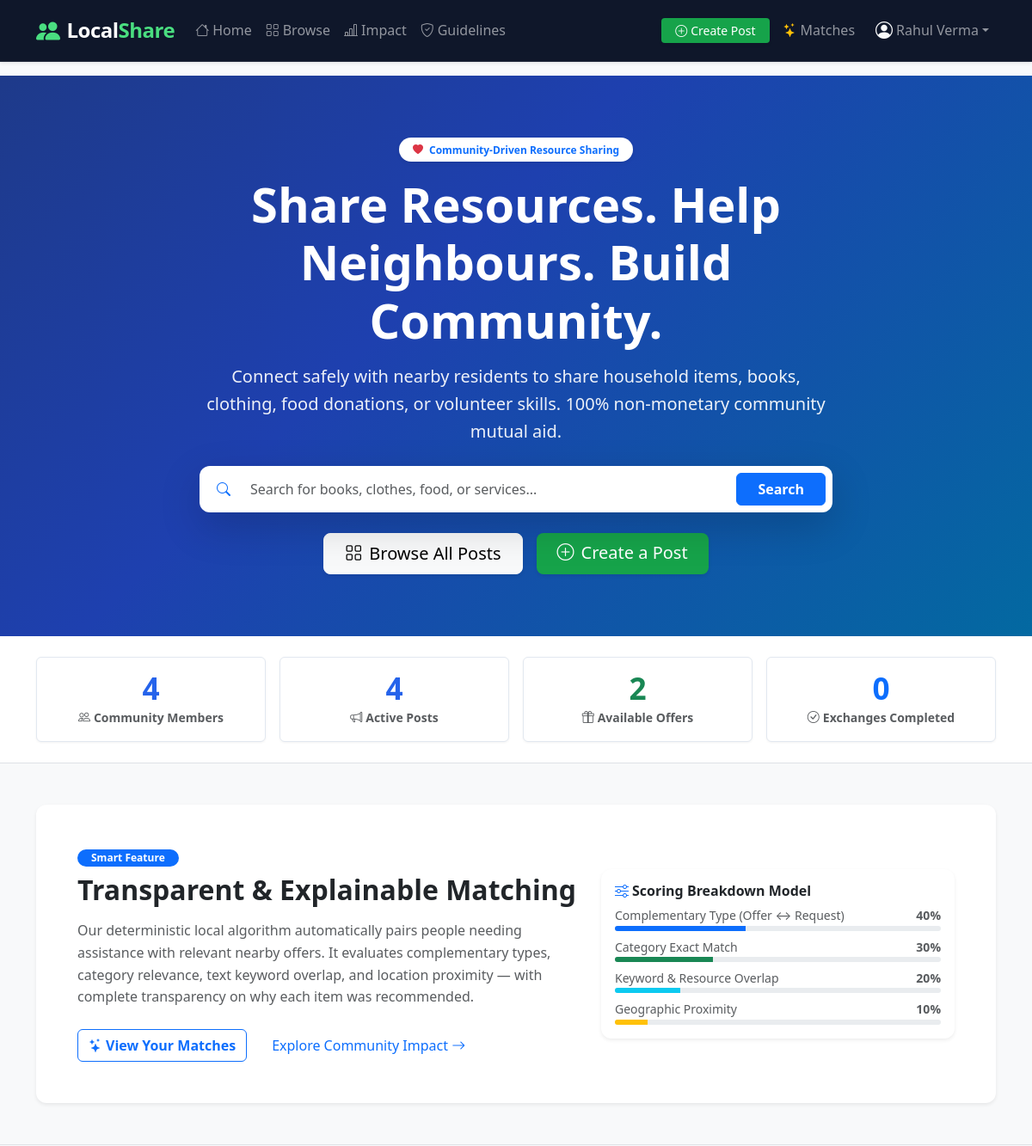
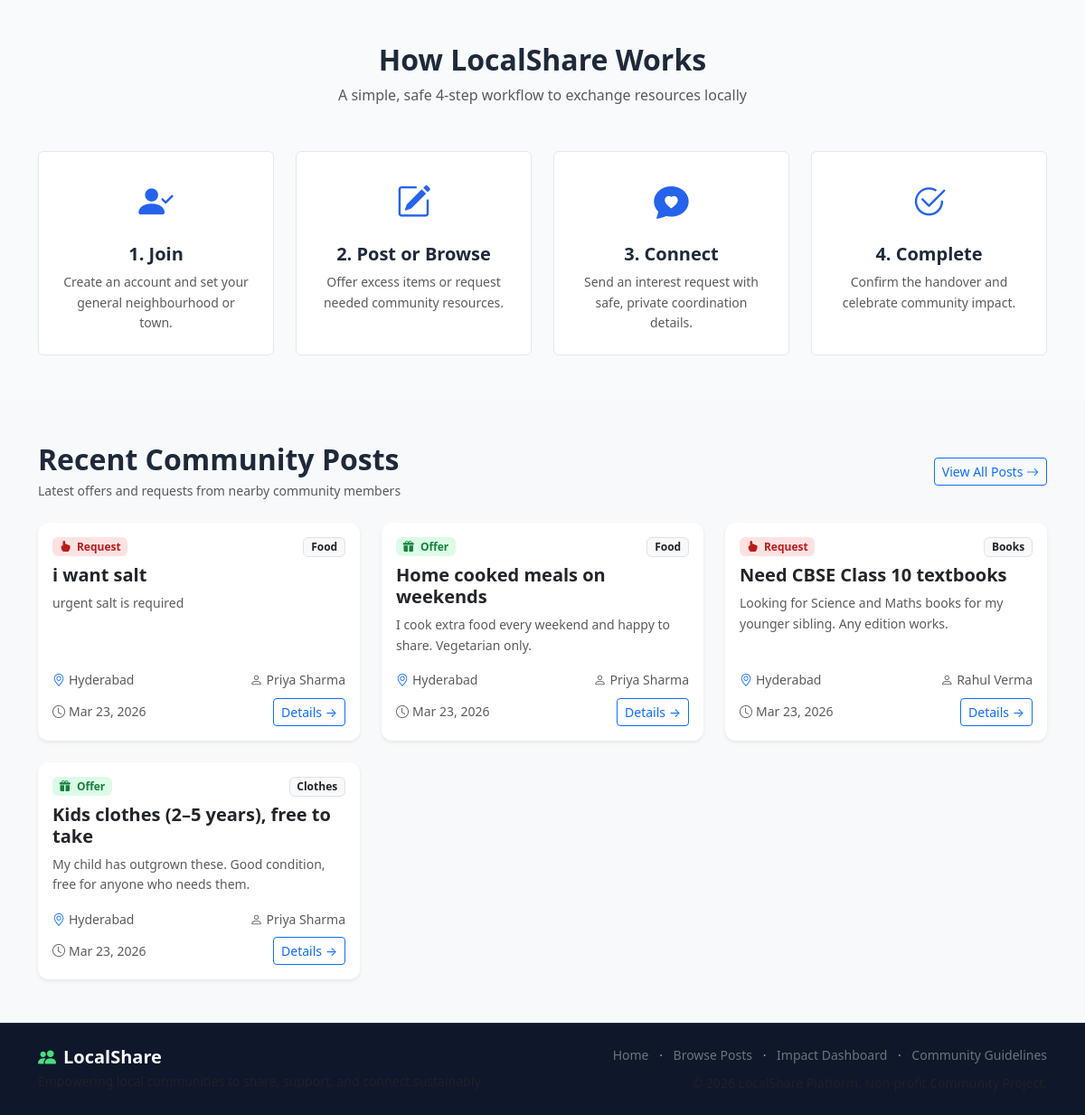
/ (signed in), run on the app's committed database (2 pictures, top to bottom).
### app/models/post.py (models this page shows, shortened)
class Post(db.Model):
    __tablename__ = 'posts'
    id = db.Column(db.Integer, primary_key=True)
    user_id = db.Column(db.Integer, db.ForeignKey('users.id', ondelete='CASCADE'), nullable=False, index=True)
    user_name = db.Column(db.String(100), nullable=False)
    post_type = db.Column(db.String(10), nullable=False, index=True)  # 'request' or 'offer'
    category = db.Column(db.String(50), nullable=False, index=True)   # Food, Clothes, Books, Services, Other
    title = db.Column(db.String(200), nullable=False)
    description = db.Column(db.Text, nullable=False)
    location = db.Column(db.String(120), nullable=False, index=True)
    status = db.Column(db.String(20), nullable=False, default='open', index=True)  # open, in_progress, completed, closed
    created_at = db.Column(db.DateTime, default=lambda: datetime.now(timezone.utc), nullable=False, index=True)
    updated_at = db.Column(db.DateTime, default=lambda: datetime.now(timezone.utc), onupdate=lambda: datetime.now(timezone.utc))
    exchange_requests = db.relationship('ExchangeRequest', backref='post', lazy='dynamic', cascade='all, delete-orphan')
    reports = db.relationship('Report', backref='post', lazy='dynamic', cascade='all, delete-orphan')

### app/main/routes.py (the view)
@main_bp.route('/')
def home():
    stats = get_community_impact_stats()
    recent_posts = Post.query.filter_by(status='open').order_by(Post.created_at.desc()).limit(6).all()
    return render_template(
        'index.html',
        stats=stats,
        recent_posts=recent_posts,
        user_count=stats['members_count'],
        post_count=stats['active_posts_count'],
        offer_count=stats['offers_count']
    )

### templates/index.html (shortened to what this page needs)
{% extends "base.html" %}
{% block content %}
<section class="hero-section text-center py-5">
  <div class="container py-4">
    <div class="row justify-content-center">
      <div class="col-lg-8">
        <span class="badge bg-white text-primary px-3 py-2 rounded-pill fw-semibold mb-3 shadow-sm">
          <i class="bi bi-heart-fill text-danger me-1"></i> Community-Driven Resource Sharing
        </span>
        <h1 class="display-4 fw-bold mb-3">Share Resources. Help Neighbours. Build Community.</h1>
        <p class="lead mb-4 opacity-90">
          Connect safely with nearby residents to share household items, books, clothing, food donations, or volunteer skills. 100% non-monetary community mutual aid.
        </p>
        <form action="{{ url_for('posts.posts') }}" method="GET" class="card p-2 shadow-lg border-0 mb-4 bg-white text-dark">
          <div class="input-group">
            <span class="input-group-text bg-transparent border-0"><i class="bi bi-search text-primary"></i></span>
            <input type="text" name="q" class="form-control border-0 shadow-none" placeholder="Search for books, clothes, food, or services..."/>
            <button class="btn btn-primary px-4 fw-semibold rounded" type="submit">Search</button>
          </div>
        </form>
        <div class="d-flex justify-content-center gap-3 flex-wrap">
          <a href="{{ url_for('posts.posts') }}" class="btn btn-light btn-lg px-4 shadow-sm">
            <i class="bi bi-grid me-2"></i>Browse All Posts
          </a>
          {% if session.get('user_id') %}
            <a href="{{ url_for('posts.new_post') }}" class="btn btn-accent btn-lg px-4 shadow-sm">
              <i class="bi bi-plus-circle me-2"></i>Create a Post
            </a>
          {% else %}
            <a href="{{ url_for('auth.register') }}" class="btn btn-accent btn-lg px-4 shadow-sm">
              <i class="bi bi-person-plus me-2"></i>Join LocalShare
            </a>
          {% endif %}
        </div>
      </div>
    </div>
  </div>
</section>
<section class="py-4 bg-white border-bottom shadow-sm">
  <div class="container">
    <div class="row text-center g-3">
      <div class="col-6 col-md-3">
        <div class="stat-card p-3 rounded">
          <div class="stat-number">{{ stats['members_count'] }}</div>
          <div class="small text-muted fw-semibold"><i class="bi bi-people me-1"></i>Community Members</div>
        </div>
      </div>
      <div class="col-6 col-md-3">
        <div class="stat-card p-3 rounded">
          <div class="stat-number">{{ stats['active_posts_count'] }}</div>
          <div class="small text-muted fw-semibold"><i class="bi bi-megaphone me-1"></i>Active Posts</div>
        </div>
      </div>
      <div class="col-6 col-md-3">
        <div class="stat-card p-3 rounded">
          <div class="stat-number text-success">{{ stats['offers_count'] }}</div>
          <div class="small text-muted fw-semibold"><i class="bi bi-gift me-1"></i>Available Offers</div>
        </div>
      </div>
      <div class="col-6 col-md-3">
        <div class="stat-card p-3 rounded">
          <div class="stat-number text-primary">{{ stats['completed_exchanges_count'] }}</div>
          <div class="small text-muted fw-semibold"><i class="bi bi-check-circle me-1"></i>Exchanges Completed</div>
        </div>
      </div>
    </div>
  </div>
</section>
<section class="py-5 bg-light border-bottom">
  <div class="container">
    <div class="card border-0 shadow-sm p-4 p-md-5 bg-gradient-light">
      <div class="row align-items-center g-4">
        <div class="col-lg-7">
          <span class="badge bg-primary text-white mb-2 px-3 py-1 rounded-pill">Smart Feature</span>
          <h2 class="fw-bold mb-3">Transparent &amp; Explainable Matching</h2>
          <p class="text-muted mb-4">
            Our deterministic local algorithm automatically pairs people needing assistance with relevant nearby offers. It evaluates complementary types, category relevance, text keyword overlap, and location proximity — with complete transparency on why each item was recommended.
          </p>
          <div class="d-flex gap-3 flex-wrap">
            {% if session.get('user_id') %}
              <a href="{{ url_for('matching.matches_dashboard') }}" class="btn btn-outline-primary fw-semibold">
                <i class="bi bi-stars me-1"></i>View Your Matches
              </a>
            {% else %}
              <a href="{{ url_for('auth.register') }}" class="btn btn-outline-primary fw-semibold">
                <i class="bi bi-person-plus me-1"></i>Sign Up to Match
              </a>
            {% endif %}
            <a href="{{ url_for('main.impact') }}" class="btn btn-link text-decoration-none">
              Explore Community Impact <i class="bi bi-arrow-right"></i>
            </a>
          </div>
        </div>
        <div class="col-lg-5">
          <div class="card border-0 shadow-sm p-3 bg-white">
            <h6 class="fw-bold text-dark mb-2"><i class="bi bi-sliders me-1 text-primary"></i>Scoring Breakdown Model</h6>
            <div class="mb-2">
              <div class="d-flex justify-content-between small text-muted">
                <span>Complementary Type (Offer &harr; Request)</span>
                <strong>40%</strong>
              </div>
              <div class="progress" style="height: 6px;">
                <div class="progress-bar bg-primary" style="width: 40%"></div>
              </div>
            </div>
            <div class="mb-2">
              <div class="d-flex justify-content-between small text-muted">
                <span>Category Exact Match</span>
                <strong>30%</strong>
              </div>
              <div class="progress" style="height: 6px;">
                <div class="progress-bar bg-success" style="width: 30%"></div>
              </div>
            </div>
            <div class="mb-2">
              <div class="d-flex justify-content-between small text-muted">
                <span>Keyword &amp; Resource Overlap</span>
                <strong>20%</strong>
              </div>
              <div class="progress" style="height: 6px;">
                <div class="progress-bar bg-info" style="width: 20%"></div>
              </div>
            </div>
            <div>
              <div class="d-flex justify-content-between small text-muted">
                <span>Geographic Proximity</span>
                <strong>10%</strong>
              </div>
              <div class="progress" style="height: 6px;">
                <div class="progress-bar bg-warning" style="width: 10%"></div>
              </div>
            </div>
          </div>
        </div>
      </div>
    </div>
  </div>
</section>
<section class="py-5">
  <div class="container">
    <div class="text-center mb-5">
      <h2 class="fw-bold">How LocalShare Works</h2>
      <p class="text-muted">A simple, safe 4-step workflow to exchange resources locally</p>
    </div>
    <div class="row g-4 text-center">
      <div class="col-md-3">
        <div class="how-card p-4 rounded h-100">
          <div class="how-icon mb-3"><i class="bi bi-person-check-fill"></i></div>
          <h5 class="fw-bold">1. Join</h5>
          <p class="text-muted small mb-0">Create an account and set your general neighbourhood or town.</p>
        </div>
      </div>
      <div class="col-md-3">
        <div class="how-card p-4 rounded h-100">
          <div class="how-icon mb-3"><i class="bi bi-pencil-square"></i></div>
          <h5 class="fw-bold">2. Post or Browse</h5>
          <p class="text-muted small mb-0">Offer excess items or request needed community resources.</p>
        </div>
      </div>
      <div class="col-md-3">
        <div class="how-card p-4 rounded h-100">
          <div class="how-icon mb-3"><i class="bi bi-chat-heart-fill"></i></div>
          <h5 class="fw-bold">3. Connect</h5>
          <p class="text-muted small mb-0">Send an interest request with safe, private coordination details.</p>
        </div>
      </div>
      <div class="col-md-3">
        <div class="how-card p-4 rounded h-100">
          <div class="how-icon mb-3"><i class="bi bi-check2-circle"></i></div>
          <h5 class="fw-bold">4. Complete</h5>
          <p class="text-muted small mb-0">Confirm the handover and celebrate community impact.</p>
        </div>
      </div>
    </div>
  </div>
</section>
<section class="py-5 bg-light">
  <div class="container">
    <div class="d-flex justify-content-between align-items-center mb-4">
      <div>
        <h2 class="fw-bold mb-1">Recent Community Posts</h2>
        <p class="text-muted small mb-0">Latest offers and requests from nearby community members</p>
      </div>
      <a href="{{ url_for('posts.posts') }}" class="btn btn-outline-primary btn-sm">
        View All Posts <i class="bi bi-arrow-right"></i>
      </a>
    </div>
    {% if recent_posts %}
      <div class="row g-4">
        {% for post in recent_posts %}
          <div class="col-md-6 col-lg-4">
            <div class="card post-card h-100 border-0 shadow-sm d-flex flex-column">
              <div class="card-body">
                <div class="d-flex justify-content-between align-items-start mb-2">
                  <span class="badge {{ 'badge-offer' if post.post_type == 'offer' else 'badge-request' }}">
                    <i class="bi {{ 'bi-gift-fill' if post.post_type == 'offer' else 'bi-hand-index-fill' }} me-1"></i>
                    {{ post.post_type | capitalize }}
                  </span>
                  <span class="badge bg-light text-dark border">{{ post.category }}</span>
                </div>
                <h5 class="card-title fw-bold mb-2">
                  <a href="{{ url_for('posts.post_detail', post_id=post.id) }}" class="text-decoration-none text-dark">
                    {{ post.title }}
                  </a>
                </h5>
                <p class="card-text small text-muted">
                  {{ post.description[:110] }}{% if post.description | length > 110 %}...{% endif %}
                </p>
              </div>
              <div class="card-footer bg-transparent border-0 pt-0 pb-3 px-3">
                <div class="d-flex justify-content-between small text-muted mb-2">
                  <span><i class="bi bi-geo-alt text-primary me-1"></i>{{ post.location }}</span>
                  <span><i class="bi bi-person me-1"></i>{{ post.user_name }}</span>
                </div>
                <div class="d-flex justify-content-between align-items-center">
                  <span class="small text-muted"><i class="bi bi-clock me-1"></i>{{ post.created_at.strftime('%b %d, %Y') if post.created_at else '' }}</span>
                  <a href="{{ url_for('posts.post_detail', post_id=post.id) }}" class="btn btn-sm btn-outline-primary">
                    Details &rarr;
                  </a>
                </div>
              </div>
            </div>
          </div>
        {% endfor %}
      </div>
    {% endif %}
  </div>
</section>
{% endblock %}

### templates/base.html (shortened to what this page needs)
<!DOCTYPE html>
<html lang="en">
<head>
  <link href="https://cdn.jsdelivr.net/npm/bootstrap@5.3.0/dist/css/bootstrap.min.css" rel="stylesheet"/>
  <link href="https://cdn.jsdelivr.net/npm/bootstrap-icons@1.10.5/font/bootstrap-icons.css" rel="stylesheet"/>
  <link href="{{ url_for('static', filename='css/style.css') }}" rel="stylesheet"/>
</head>
<body class="d-flex flex-column min-vh-100">
<nav class="navbar navbar-expand-lg navbar-dark sticky-top shadow-sm" id="mainNav" aria-label="Main Navigation">
  <div class="container">
    <a class="navbar-brand fw-bold fs-4 d-flex align-items-center" href="{{ url_for('main.home') }}">
      <i class="bi bi-people-fill text-accent-light me-2 fs-3"></i>
      <span>Local<span class="text-accent-light">Share</span></span>
    </a>
    <div class="collapse navbar-collapse" id="navMenu">
      <ul class="navbar-nav me-auto mb-2 mb-lg-0">
        <li class="nav-item">
          <a class="nav-link" href="{{ url_for('main.home') }}"><i class="bi bi-house me-1"></i>Home</a>
        </li>
        <li class="nav-item">
          <a class="nav-link" href="{{ url_for('posts.posts') }}"><i class="bi bi-grid me-1"></i>Browse</a>
        </li>
        <li class="nav-item">
          <a class="nav-link" href="{{ url_for('main.impact') }}"><i class="bi bi-bar-chart-line me-1"></i>Impact</a>
        </li>
        <li class="nav-item">
          <a class="nav-link" href="{{ url_for('main.guidelines') }}"><i class="bi bi-shield-check me-1"></i>Guidelines</a>
        </li>
      </ul>
      <ul class="navbar-nav ms-auto align-items-lg-center gap-2">
        {% if session.get('user_id') %}
          <li class="nav-item">
            <a class="btn btn-accent btn-sm px-3 shadow-sm" href="{{ url_for('posts.new_post') }}">
              <i class="bi bi-plus-circle me-1"></i>Create Post
            </a>
          </li>
          <li class="nav-item">
            <a class="nav-link" href="{{ url_for('matching.matches_dashboard') }}" title="Smart Recommendations">
              <i class="bi bi-stars text-warning me-1"></i>Matches
            </a>
          </li>
          <li class="nav-item dropdown">
            <a class="nav-link dropdown-toggle d-flex align-items-center" href="#" id="userDropdown" role="button" data-bs-toggle="dropdown" aria-expanded="false">
              <i class="bi bi-person-circle fs-5 me-1 text-light"></i>
              <span>{{ session['user_name'] }}</span>
            </a>
          </li>
        {% endif %}
      </ul>
    </div>
  </div>
</nav>
<main class="flex-grow-1">
  {% block content %}{% endblock %}
</main>
<footer class="footer mt-auto py-4">
  <div class="container">
    <div class="row g-4 align-items-center">
      <div class="col-md-6 text-center text-md-start">
        <h5 class="fw-bold mb-1 text-light"><i class="bi bi-people-fill text-accent-light me-2"></i>LocalShare</h5>
        <p class="small text-muted mb-0">Empowering local communities to share, support, and connect sustainably.</p>
      </div>
      <div class="col-md-6 text-center text-md-end">
        <ul class="list-inline mb-2 small">
          <li class="list-inline-item"><a href="{{ url_for('main.home') }}" class="text-secondary text-decoration-none">Home</a></li>
          <li class="list-inline-item">&middot;</li>
          <li class="list-inline-item"><a href="{{ url_for('posts.posts') }}" class="text-secondary text-decoration-none">Browse Posts</a></li>
          <li class="list-inline-item">&middot;</li>
          <li class="list-inline-item"><a href="{{ url_for('main.impact') }}" class="text-secondary text-decoration-none">Impact Dashboard</a></li>
          <li class="list-inline-item">&middot;</li>
          <li class="list-inline-item"><a href="{{ url_for('main.guidelines') }}" class="text-secondary text-decoration-none">Community Guidelines</a></li>
        </ul>
        <p class="small text-muted mb-0">&copy; 2026 LocalShare Platform. Non-profit Community Project.</p>
      </div>
    </div>
  </div>
</footer>
</body>
</html>

### data on the page
Post: user_name "Rahul Verma", post_type "Request", category "Books", title "Need CBSE Class 10 textbooks", description "Looking for Science and Maths books for my younger sibling. Any edition works.", location "Hyderabad", created_at "Mar 23, 2026"
Post: post_type "Request", category "Food", title "i want salt", description "urgent salt is required", location "Hyderabad", user_name "Priya Sharma", created_at "Mar 23, 2026"
Post: post_type "Offer", category "Food", title "Home cooked meals on weekends", description "I cook extra food every weekend and happy to share. Vegetarian only.", location "Hyderabad", user_name "Priya Sharma", created_at "Mar 23, 2026"
Post: post_type "Offer", category "Clothes", title "Kids clothes (2–5 years), free to take", description "My child has outgrown these. Good condition, free for anyone who needs them.", location "Hyderabad", user_name "Priya Sharma", created_at "Mar 23, 2026"

### other printed values
{{ stats['members_count'] }} "4"
{{ stats['active_posts_count'] }} "4"
{{ stats['offers_count'] }} "2"
{{ stats['completed_exchanges_count'] }} "0"
